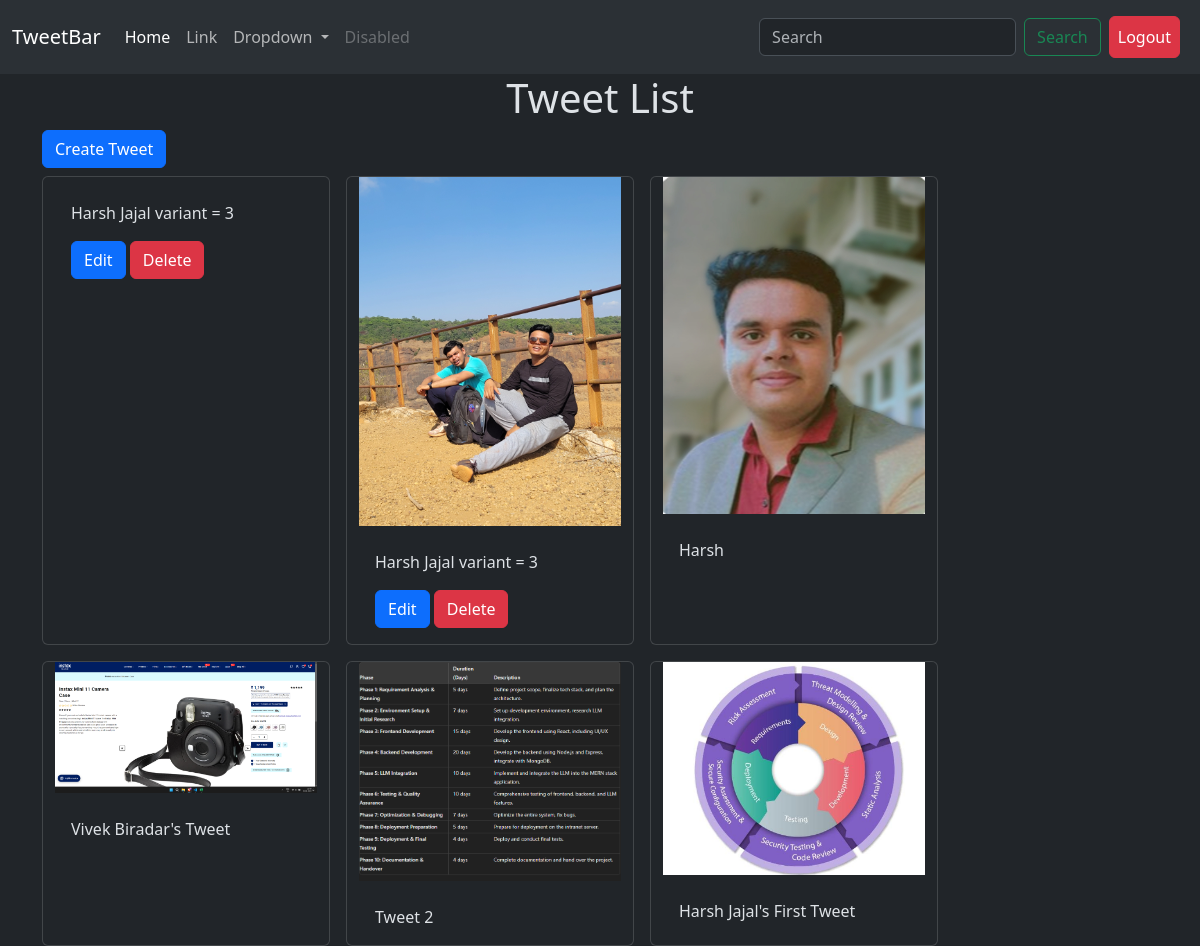
Page /tweet/ (signed in) on the committed database.
### tweet/models.py (models this page shows)
class Tweet(models.Model):
    user = models.ForeignKey(User,on_delete=models.CASCADE)
    text = models.TextField()
    photo = models.ImageField(upload_to='tweet_photos/', null=True, blank=True)  # Ye line change karo
    created_at=models.DateTimeField(auto_now_add=True)
    updated_at=models.DateTimeField(auto_now=True)

### tweet/views.py (the view)
# urls.py: path('', views.tweet_list,name='tweet_list'),
def tweet_list(request):
    tweets = Tweet.objects.all().order_by('-created_at')
    return render(request, 'tweet_list.html', {'tweets': tweets})

### tweet/templates/tweet_list.html (shortened to what this page needs)
{% extends "layout.html" %}
{% block content %}
<h1 class="text-center mt-6">Tweet List</h1>
<a href="{% url 'tweet_create' %}" class="btn btn-primary mb-2">Create Tweet</a>
<div class="container row gap-3">
    {% for tweet in tweets %}
    <div class="card" style="width: 18rem;">
        {% if tweet.photo %}
            <img src="{{ tweet.photo.url }}" alt="Tweet Photo">
        {% endif %}
        <div class="card-body">
          <p class="card-text">{{tweet.text}}</p>
          {% if user == tweet.user %}
          <a href="{% url 'tweet_edit' tweet.id %}" class="btn btn-primary">Edit</a>
          <a href="{% url 'tweet_delete' tweet.id %}" class="btn btn-danger">Delete</a>
          {% endif %}
        </div>
      </div>
    {% endfor %}
</div>
{% endblock %}

### rows in the picture
Tweet: text "Harsh Jajal variant = 3", shows "Edit"
Tweet: photo (picture), text "Harsh Jajal variant = 3", shows "Edit"
Tweet: photo (picture), text "Harsh"
Tweet: photo (picture), text "Vivek Biradar's Tweet"
Tweet: photo (picture), text "Tweet 2"
Tweet: photo (picture), text "Harsh Jajal's First Tweet"
